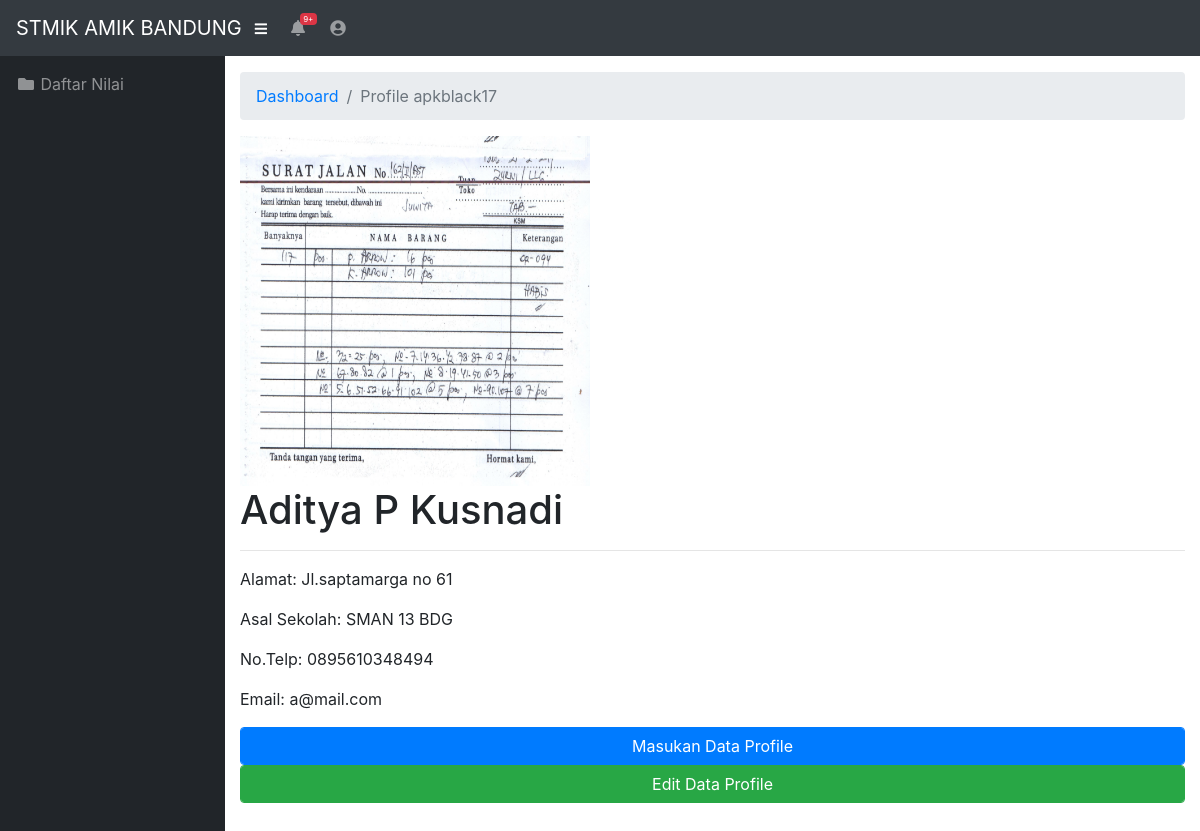
The app's page /profile.php (signed in) with its own data.
### tables this page shows
CREATE TABLE `mahasiswa` (
  `id_mhs` int(11) NOT NULL AUTO_INCREMENT,
  `id_users` int(30) DEFAULT NULL,
  `id_bd` int(30) DEFAULT NULL,
  `id_nilai` int(30) DEFAULT NULL,
  `nama` char(30) DEFAULT NULL,
  `alamat` text,
  `telp` char(30) DEFAULT NULL,
  `usia` date DEFAULT NULL,
  `email` char(30) DEFAULT NULL,
  `asal_sekolah` char(35) DEFAULT NULL,
  `foto_mhs` char(60) DEFAULT NULL,
  `suket` char(60) DEFAULT NULL,
  `cv` char(60) DEFAULT NULL,
  PRIMARY KEY (`id_mhs`)
);

### function.php (called while the page is built, shortened)
<?php
    require 'koneksi.php';
    function query($query){
        global $konek;
        $result = mysqli_query($konek,$query);
        $rows = [];
        while ($row = mysqli_fetch_assoc($result)) {
            $rows[]= $row;
        }
        return $rows;
    }

### profile.php (the view, shortened to what this page needs)
    <?php
require "function.php";
$id = $_SESSION["id"];
$data = query("select * from mahasiswa where id_users='$id' ");
?>
<!DOCTYPE html>
<html lang="en">
<head>
  <link href="vendor/fontawesome-free/css/all.min.css" rel="stylesheet" type="text/css">
  <link href="vendor/datatables/dataTables.bootstrap4.css" rel="stylesheet">
  <link href="css/sb-admin.css" rel="stylesheet">
</head>
<body id="page-top">
  <nav class="navbar navbar-expand navbar-dark bg-dark static-top">
    <a class="navbar-brand mr-1" href="#">STMIK AMIK BANDUNG</a>
    <button class="btn btn-link btn-sm text-white order-1 order-sm-0" id="sidebarToggle" href="#">
      <i class="fas fa-bars"></i>
    </button>
    <ul class="navbar-nav ml-auto ml-md-0">
      <li class="nav-item dropdown no-arrow mx-1">
        <a class="nav-link dropdown-toggle" href="#" id="alertsDropdown" role="button" data-toggle="dropdown" aria-haspopup="true" aria-expanded="false">
        <span class="badge badge-danger">9+</span>
          <i class="fas fa-bell fa-fw"></i>
        </a>
      </li>
      <li class="nav-item dropdown no-arrow">
        <a class="nav-link dropdown-toggle" href="#" id="userDropdown" role="button" data-toggle="dropdown" aria-haspopup="true" aria-expanded="false">
          <i class="fas fa-user-circle fa-fw"></i>
        </a>
      </li>
    </ul>
  </nav>
  <div id="wrapper">
    <ul class="sidebar navbar-nav">
      <li class="nav-item">
        <a class="nav-link" href="index.php">
          <i class="fas fa-fw fa-folder"></i>
          <span>Daftar Nilai</span>
        </a>
      </li>
    </ul>
    <div id="content-wrapper">
      <div class="container-fluid">
        <ol class="breadcrumb">
          <li class="breadcrumb-item">
            <a href="index.html">Dashboard</a>
          </li>
          <li class="breadcrumb-item active">Profile <?= $_SESSION["username"]; ?></li>
        </ol>
        <?php foreach ($data as $data): ?>
        <img src="image/<?= $data["foto_mhs"] ?>" alt="" style="width: 350px;height: 350px;"> <br>
        <h1><?= $data["nama"]; ?></h1>
        <hr>
        <p>Alamat: <?= $data["alamat"] ?></p>
        <p>Asal Sekolah: <?= $data["asal_sekolah"] ?></p>
        <p>No.Telp: <?= $data["telp"] ?></p>
        <p>Email: <?= $data["email"] ?></p>
        <?php endforeach; ?>
        <a href="#" name="Insert" data-toggle="modal" data-target="#insertProfile" class="btn btn-primary form-control">Masukan Data Profile</a>
<div class="example-modal">
</div>
				</div>
        <a href="#" name="Edit" data-toggle="modal" data-target="#editProfile" class="btn btn-success form-control">Edit Data Profile</a>
</div>
    </div>
</body>
</html>

### records on screen
mahasiswa: foto_mhs (picture), nama "Aditya P Kusnadi", alamat "Jl.saptamarga no 61", asal_sekolah "SMAN 13 BDG", telp "0895610348494", email "a@mail.com"

### other values on screen
$_SESSION["username"] "apkblack17"
